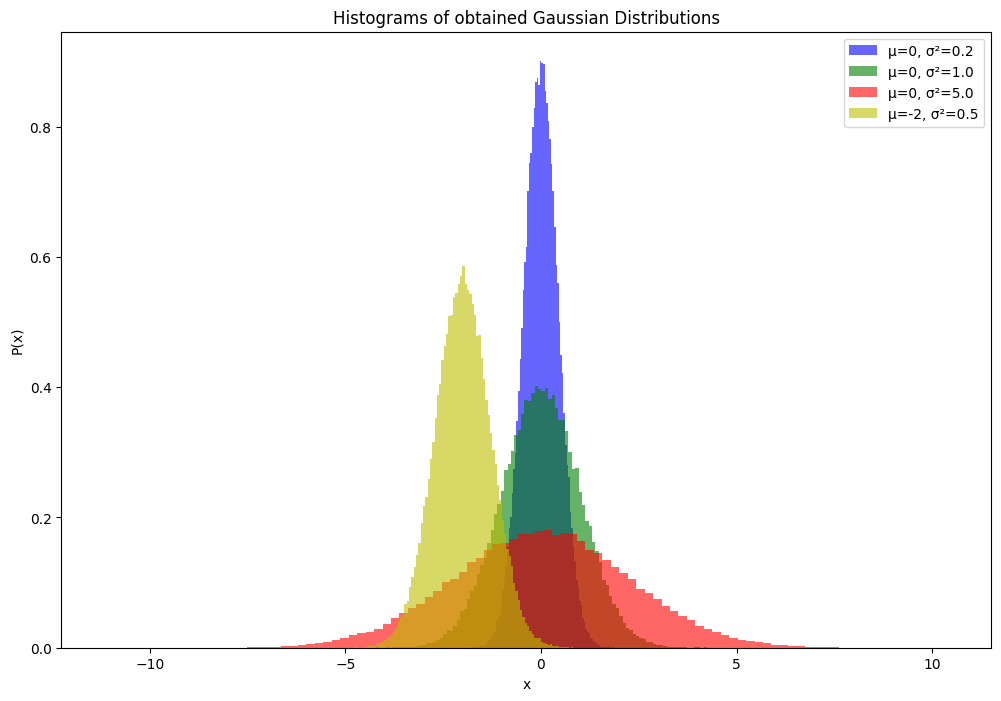

This figure's Python source:
# Question 2, Task C
# Shaik Sahil Chanda, 23b0943
# P. Gnana Koushik Reddy, 23b1000
# D. Kishan Teja, 23b1061

import numpy as np
from scipy.stats import norm
import matplotlib.pyplot as plt

def sample(loc, scale, size=1):
    # uniform random numbers in [0, 1]
    uniform_samples = np.random.uniform(0, 1, size)
    # Using the inverse CDF from norm to transform them to Gaussian samples
    gaussian_samples = norm.ppf(uniform_samples, loc=loc, scale=scale)
    return gaussian_samples

N = 10**5
params = [(0, 0.2), (0, 1.0), (0, 5.0), (-2, 0.5)]
samples = {param: sample(param[0], np.sqrt(param[1]), size=N) for param in params}

plt.figure(figsize=(12, 8))

colors = ['b', 'g', 'r', 'y']

for (param, sample_data), color in zip(samples.items(), colors):
    mu, sigmasq = param
    plt.hist(sample_data, bins=100, density=True, alpha=0.6, color=color, label=f'μ={mu}, σ²={sigmasq}')

plt.title('Histograms of obtained Gaussian Distributions')
plt.xlabel('x')
plt.ylabel('P(x)')
plt.legend()
plt.show()
